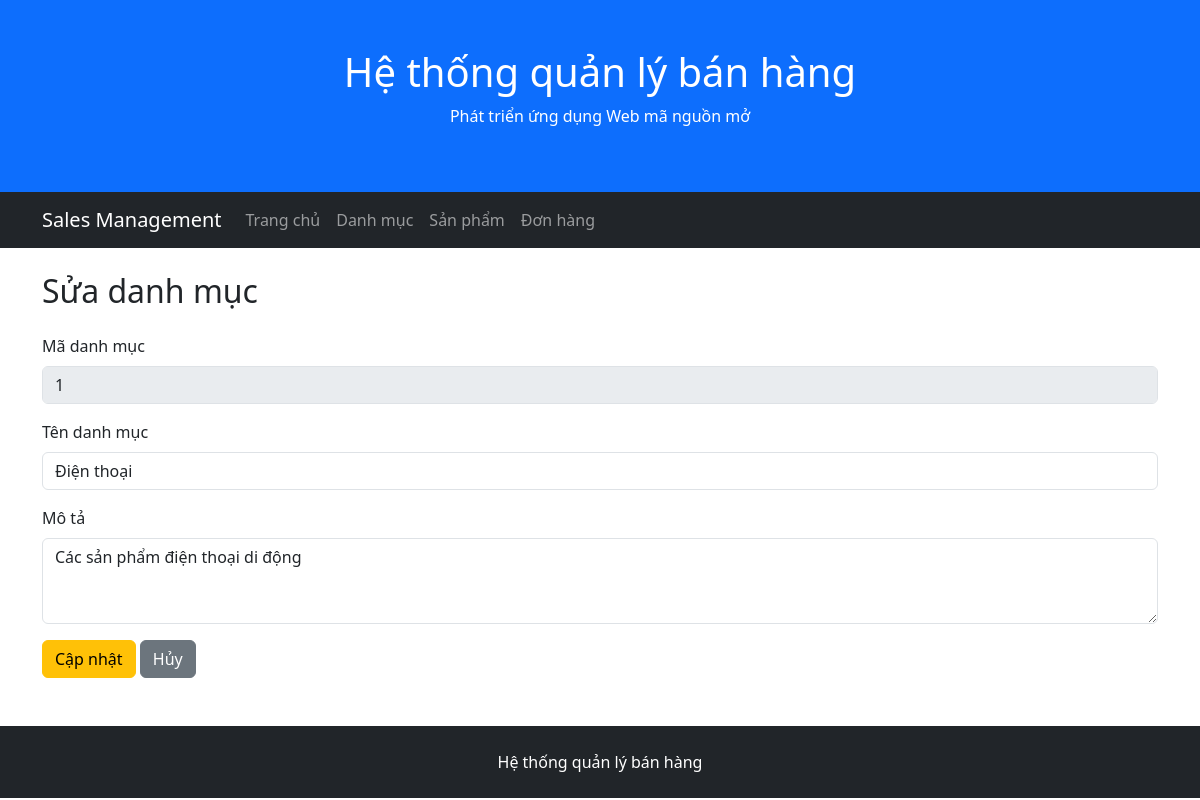
/categories/edit.php?id=1, run on the app's committed database.
### tables this page shows
CREATE TABLE categories (
    CategoryID INT AUTO_INCREMENT PRIMARY KEY,
    CategoryName VARCHAR(200) NOT NULL,
    Description TEXT
);

### public/categories/edit.php (the view, shortened to what this page needs)
<?php
require_once '/var/www/src/config/database.php';
$categoryID = isset($_GET['id'])
    ? (int) $_GET['id']
    : 0;
$sql = "
    SELECT
        CategoryID,
        CategoryName,
        Description
    FROM categories
    WHERE CategoryID = ?
";
$stmt = $conn->prepare($sql);
$stmt->bind_param('i', $categoryID);
$stmt->execute();
$result = $stmt->get_result();
$category = $result->fetch_assoc();
require_once '/var/www/src/includes/header.php';
require_once '/var/www/src/includes/navbar.php';
?>
<div class="container mt-4">
    <h2 class="mb-4">Sửa danh mục</h2>
    <form method="post">
        <div class="mb-3">
            <label class="form-label">
                Mã danh mục
            </label>
            <input
                type="text"
                class="form-control"
                value="<?= $category['CategoryID'] ?>"
                disabled
            >
        </div>
        <div class="mb-3">
            <label for="categoryName" class="form-label">
                Tên danh mục
            </label>
            <input
                type="text"
                class="form-control"
                id="categoryName"
                name="category_name"
                value="<?= htmlspecialchars(
                    $_POST['category_name']
                    ?? $category['CategoryName']
                ) ?>"
                required
            >
        </div>
        <div class="mb-3">
            <label for="description" class="form-label">
                Mô tả
            </label>
            <textarea
                class="form-control"
                id="description"
                name="description"
                rows="3"
            ><?= htmlspecialchars(
                $_POST['description']
                ?? $category['Description']
                ?? ''
            ) ?></textarea>
        </div>
        <button type="submit" class="btn btn-warning">
            Cập nhật
        </button>
        <a href="/categories/" class="btn btn-secondary">
            Hủy
        </a>
    </form>
</div>
<?php
require_once '/var/www/src/includes/footer.php';

### data on the page
categories: CategoryID "1", category_name "Điện thoại", description "Các sản phẩm điện thoại di động"
